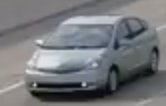
#> input picture extracted_cars/1.png, 166 x 106 px, given as the content of the folder data/yolov5/runs/detect/exp3/crops/cars/, which was not available
$ python vgg.py
#> lines starting #> are read from the running program, lines starting #| are printed output that depends on the picture; after the words box and inside, x2 and y2 are one past the last pixel; in counts of white or black regions, pixels touching at a corner belong together; pictures that were not available may be replaced by others from this repository, and a replacement may not be noted
### contours.py
import cv2
import numpy as np
import matplotlib.pyplot as plt

from skimage import data, color, img_as_ubyte
from skimage.feature import canny
from skimage.transform import hough_ellipse
from skimage.draw import ellipse_perimeter
from PIL import Image
import pandas as pd
from sklearn import datasets, linear_model
import math

# [117 lines left out: functions draw_contours, draw_circles, draw_circles_sklearn, not called in this run]

def get_pixel_length_of_car(path_to_image):
    # a = Image.open("mask.png")
    a = Image.open(path_to_image)
#> a is the input picture: PIL image 166x106 RGBA; mean R, G, B, A 117.1, 119.2, 122.3, 255
    b = Image.blend(a, Image.new(a.mode, a.size, "black"), .92).convert(mode="1")
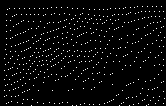
#> b: PIL image 166x106 1; 3.1% white in thin lines or dots
    df = pd.DataFrame(((x,-y) for x in range(b.width) for y in range(b.height) if not b.getpixel((x,y))), columns=("x","y"))
#> df = table of 17053 rows and 2 columns
    # Plot
    df.plot.scatter(x=0, y=1, s=5, alpha=.5, c=["#111133"], figsize=(16,16)).set_aspect("equal")

    full_list = []
    for x in range(0, b.width):
        for y in range(0, b.height):
            full_list.append((x, -y))

    full_df = pd.DataFrame(full_list, columns=['x', 'y'])
#> full_df = table of 17596 rows and 2 columns

    subtracted_df = pd.concat([full_df, df]).drop_duplicates(keep=False)
#> subtracted_df = table of 543 rows and 2 columns
    subtracted_df = subtracted_df.reset_index()
#> subtracted_df = table of 543 rows and 3 columns

    x = subtracted_df['x'].values
#> x = 543 values from 4 to 164
    y = subtracted_df['y'].values
#> y = 543 values, max -6 at index 454, min -105 at index 114, mean -51

    length = len(subtracted_df['x'])
#> length = 543
    x = x.reshape(length, 1)
    y = y.reshape(length, 1)

    regr = linear_model.LinearRegression()
    regr.fit(x, y)

    x_value_to_cut = subtracted_df.iloc[subtracted_df[['y']].idxmin()]['x']

    # we found the x value of the lowest point in the image (x_value_to_cut), so lets cut the image here
    # if the slope is positive, the camera sees the right side of the car and vise versa
    if regr.coef_[0][0] > 0:
        subtracted_df_cutted = subtracted_df[subtracted_df["x"] > x_value_to_cut.values[0]]
#> subtracted_df_cutted = table of 428 rows and 3 columns
    else:
        subtracted_df_cutted = subtracted_df[subtracted_df["x"] < x_value_to_cut.values[0]]

    # if subtracted_df_cutted has no elements, the assumption of how the camera look onto the car was wrong
    # therefore we cut the image in the middle, but turn the logic around --> if the slope is positive the camera captures the car from the left side
    if len(subtracted_df_cutted) == 0:
        if regr.coef_[0][0] > 0:
            subtracted_df_cutted = subtracted_df[subtracted_df["x"] < 112]
        else:
            subtracted_df_cutted = subtracted_df[subtracted_df["x"] > 112]

    x = subtracted_df_cutted['x'].values
#> x = 428 values from 32 to 164
    y = subtracted_df_cutted['y'].values
#> y = 428 values, max -6 at index 339, min -105 at index 145, mean -49.35

    length = len(subtracted_df_cutted['x'])
#> length = 428
    x = x.reshape(length, 1)
    y = y.reshape(length, 1)

    regr.fit(x, y)

    predictions = regr.predict(x)
#> predictions = 428 values, max -48.82 at index 0, min -49.92 at index 425, mean -49.35

    car_length = math.sqrt((abs(predictions[0]) - abs(predictions[len(predictions)-1]))**2 + (x[0][0] - x[len(x)-1][0])**2)
#> car_length = 132

    plt.scatter(x, y,  color='black')
    plt.plot(x, predictions, color='blue', linewidth=3)
    plt.xticks(())
    plt.yticks(())
    plt.show()
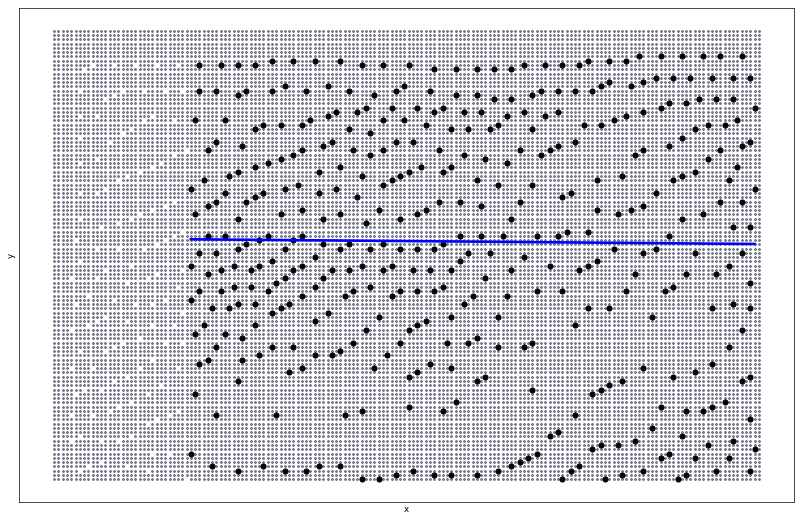
#> figure drawn by matplotlib, 1 panel

    return car_length

### vgg.py
import pandas as pd
import tensorflow as tf
from matplotlib import pyplot
from numpy import expand_dims
from matplotlib import pyplot
import cv2
import os
import numpy as np
from contours import draw_contours, draw_circles, draw_circles_sklearn, get_pixel_length_of_car


# [89 lines left out: functions background_removal, cnn, not called in this run]


    # [27 lines of commented-out code are left out]

base_path = "data/yolov5/runs/detect/exp3/crops/cars/"

for idx, filename in enumerate(sorted(os.listdir(base_path))):
    #background_removal(filename)
    #cnn(filename)
    car_length = get_pixel_length_of_car(base_path + filename)
#> car_length = 132

$ run again, on extracted_cars/400.png
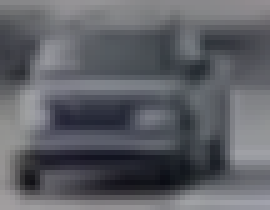
#> input picture extracted_cars/400.png, 54 x 42 px, given as the content of the folder data/yolov5/runs/detect/exp3/crops/cars/, which was not available (shown 5 times larger)
#> in get_pixel_length_of_car, a is the input picture: PIL image 54x42 RGBA; mean R, G, B, A 94.3, 96.1, 102.2, 255
#> in get_pixel_length_of_car, `b = Image.blend(a, Image.new(a.mode, a.size, "black"), .92).convert(mo..`:
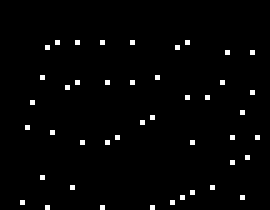
#> b: PIL image 54x42 1 (shown 5 times larger); 1.9% white in thin lines or dots, all inside (x1, y1, x2, y2) = (4, 8, 52, 42)
#> df = table of 2224 rows and 2 columns
#> in get_pixel_length_of_car, `subtracted_df = pd.concat([full_df, df]).drop_duplicates(keep=False)`: subtracted_df = table of 44 rows and 2 columns
#> in get_pixel_length_of_car, `subtracted_df = subtracted_df.reset_index()`: subtracted_df = table of 44 rows and 3 columns
#> in get_pixel_length_of_car, `x = subtracted_df['x'].values`: x = 44 values from 4 to 51
#> in get_pixel_length_of_car, `y = subtracted_df['y'].values`: y = 44 values, max -8 at index 8, min -41 at index 6, mean -23.66
#> in get_pixel_length_of_car, `length = len(subtracted_df['x'])`: length = 44
#> subtracted_df_cutted = table of 5 rows and 3 columns
#> in get_pixel_length_of_car, `x = subtracted_df_cutted['x'].values`: x = [4, 5, 6, 8, 8]
#> in get_pixel_length_of_car, `y = subtracted_df_cutted['y'].values`: y = [-40, -25, -20, -15, -35]
#> in get_pixel_length_of_car, `length = len(subtracted_df_cutted['x'])`: length = 5
#> predictions = [-32.5, -30, -27.5, -22.5, -22.5]
#> in get_pixel_length_of_car, `car_length = math.sqrt((abs(predictions[0]) - abs(predictions[len(pred..`: car_length = 10.77
#> in get_pixel_length_of_car, `plt.show()`:
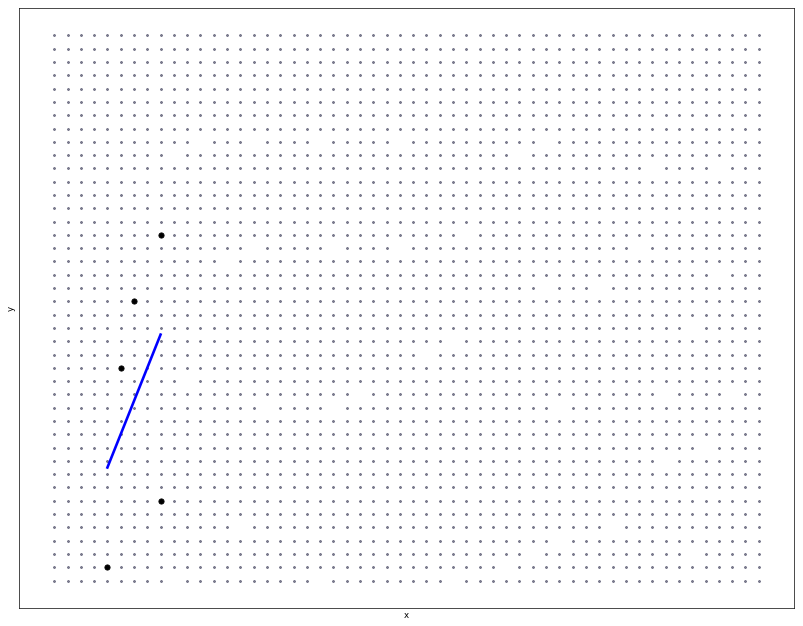
#> figure drawn by matplotlib, 1 panel

$ run again, on extracted_cars/5.png
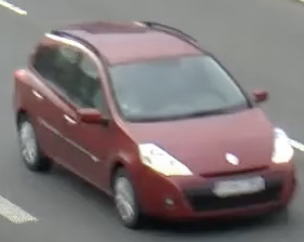
#> input picture extracted_cars/5.png, 304 x 242 px, given as the content of the folder data/yolov5/runs/detect/exp3/crops/cars/, which was not available
#> in get_pixel_length_of_car, a is the input picture: PIL image 304x242 RGBA; mean R, G, B, A 127.5, 118.4, 119.1, 255
#> in get_pixel_length_of_car, `b = Image.blend(a, Image.new(a.mode, a.size, "black"), .92).convert(mo..`:
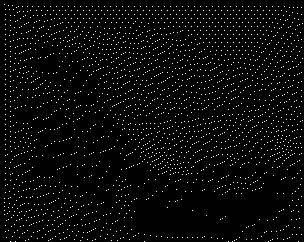
#> b: PIL image 304x242 1; 3.3% white in thin lines or dots
#> df = table of 71166 rows and 2 columns
#> in get_pixel_length_of_car, `subtracted_df = pd.concat([full_df, df]).drop_duplicates(keep=False)`: subtracted_df = table of 2402 rows and 2 columns
#> in get_pixel_length_of_car, `subtracted_df = subtracted_df.reset_index()`: subtracted_df = table of 2402 rows and 3 columns
#> in get_pixel_length_of_car, `x = subtracted_df['x'].values`: x = 2402 values from 4 to 302
#> in get_pixel_length_of_car, `y = subtracted_df['y'].values`: y = 2402 values, max -4 at index 0, min -241 at index 90, mean -107.8
#> in get_pixel_length_of_car, `length = len(subtracted_df['x'])`: length = 2402
#> subtracted_df_cutted = table of 2311 rows and 3 columns
#> in get_pixel_length_of_car, `x = subtracted_df_cutted['x'].values`: x = 2311 values from 11 to 302
#> in get_pixel_length_of_car, `y = subtracted_df_cutted['y'].values`: y = 2311 values, max -5 at index 3, min -241 at index 40, mean -107.4
#> in get_pixel_length_of_car, `length = len(subtracted_df_cutted['x'])`: length = 2311
#> predictions = 2311 values from -115.1 to -100.2
#> in get_pixel_length_of_car, `car_length = math.sqrt((abs(predictions[0]) - abs(predictions[len(pred..`: car_length = 291.4
#> in get_pixel_length_of_car, `plt.show()`:
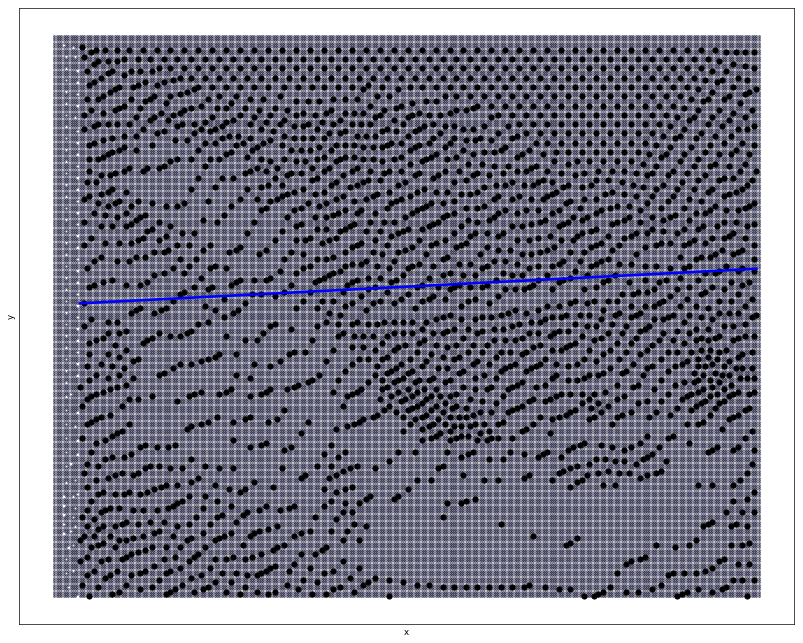
#> figure drawn by matplotlib, 1 panel

$ run again, on extracted_cars/6.png
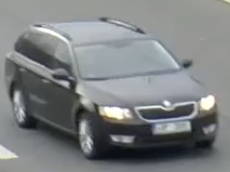
#> input picture extracted_cars/6.png, 230 x 172 px, given as the content of the folder data/yolov5/runs/detect/exp3/crops/cars/, which was not available
#> in get_pixel_length_of_car, a is the input picture: PIL image 230x172 RGBA; mean R, G, B, A 125.7, 129.1, 130.5, 255
#> in get_pixel_length_of_car, `b = Image.blend(a, Image.new(a.mode, a.size, "black"), .92).convert(mo..`:
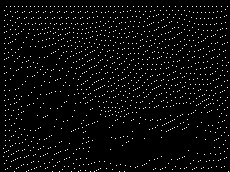
#> b: PIL image 230x172 1; 3.5% white in thin lines or dots
#> df = table of 38184 rows and 2 columns
#> in get_pixel_length_of_car, `subtracted_df = pd.concat([full_df, df]).drop_duplicates(keep=False)`: subtracted_df = table of 1376 rows and 2 columns
#> in get_pixel_length_of_car, `subtracted_df = subtracted_df.reset_index()`: subtracted_df = table of 1376 rows and 3 columns
#> in get_pixel_length_of_car, `x = subtracted_df['x'].values`: x = 1376 values from 3 to 228
#> in get_pixel_length_of_car, `y = subtracted_df['y'].values`: y = 1376 values, max -6 at index 31, min -171 at index 84, mean -77.4
#> in get_pixel_length_of_car, `length = len(subtracted_df['x'])`: length = 1376
#> subtracted_df_cutted = table of 1291 rows and 3 columns
#> in get_pixel_length_of_car, `x = subtracted_df_cutted['x'].values`: x = 1291 values from 15 to 228
#> in get_pixel_length_of_car, `y = subtracted_df_cutted['y'].values`: y = 1291 values, max -6 at index 20, min -171 at index 71, mean -76.58
#> in get_pixel_length_of_car, `length = len(subtracted_df_cutted['x'])`: length = 1291
#> predictions = 1291 values from -77.95 to -75.27
#> in get_pixel_length_of_car, `car_length = math.sqrt((abs(predictions[0]) - abs(predictions[len(pred..`: car_length = 213
#> in get_pixel_length_of_car, `plt.show()`:
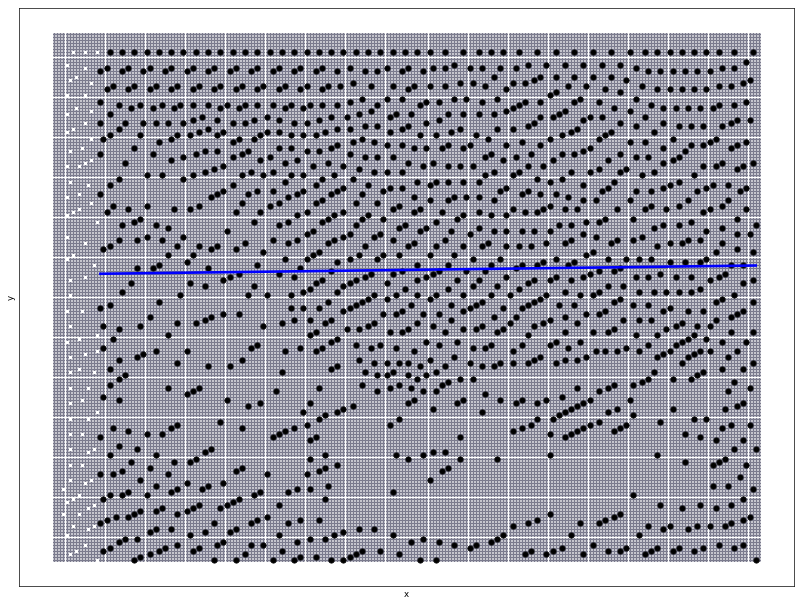
#> figure drawn by matplotlib, 1 panel
